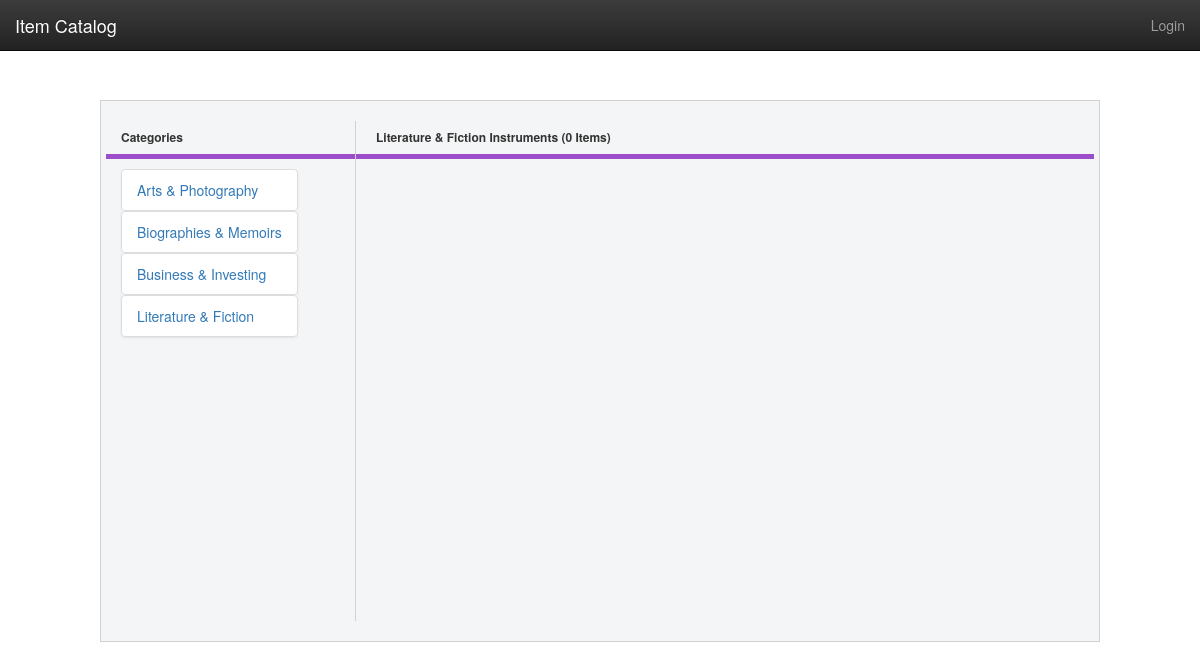
The app's page /catalog/4/items with its own data.
### database_setup.py (models this page shows, shortened)
class Category(Base):
    __tablename__ = 'category'
    id = Column(Integer, primary_key=True)
    name = Column(String(80), nullable=False)
    user_id = Column(Integer, ForeignKey('user.id'))
    user = relationship(User)

### application.py (the view)
@app.route('/catalog/<int:catalog_id>')
@app.route('/catalog/<int:catalog_id>/items')
def showCategory(catalog_id):
    categories = session.query(Category).all()
    category = session.query(Category).filter_by(id=catalog_id).first()
    categoryName = category.name
    categoryItems = session.query(
        CategoryItem
        ).filter_by(category_id=catalog_id).all()
    categoryItemsCount = session.query(
        CategoryItem
        ).filter_by(category_id=catalog_id).count()
    return render_template(
        'category.html',
        categories=categories,
        categoryItems=categoryItems,
        categoryName=categoryName,
        categoryItemsCount=categoryItemsCount
        )

### templates/category.html (shortened to what this page needs)
{% extends "index.html" %}
{% block content %}
	<div class="row">
		<div class="col-sm-3 col-md-2 sidebar categories" style="min-width: 250px; min-height: 500px;"">
			<div class="categories__list">
				<h6 class="list__header">
					<span class="header__title">Categories</span>
					<span class="header__bar"></span>
				</h6>
				<ul class="list-group" style="display: inline-block;">
					{% for category in categories %}
						<a href="{{url_for('showCategory', catalog_id = category.id )}}">
							<li class="items__item list-group-item">
								<span class="item__name">{{category.name}}</span>
							</li>
						</a>
					{% endfor %}
				</ul>
			</div>
		</div>
		<div class="column column-25">
			<div class="category-items__list">
				<h6 class="list__header">
					<span class="header__title">{{categoryName}} Instruments ({{categoryItemsCount}} Items)</span>
					<span class="header__bar"></span>
				</h6>
			</div>
		</div>
	</div>
{% endblock %}

### static/style.css (style rules this page uses)
ul { list-style-type: none; }
@media (min-width: 40.0rem) { .categories { border-right: .1rem solid #d1d1d1; margin-right: 2rem; } }
.list__header .header__title { font-weight: 700; margin-bottom: 1rem; display: block; text-transform: capitalize; }
.list__header .header__bar { border-bottom: .5rem solid #9b4dca; height: .1rem; display: block; }
.items__item .item__name { text-transform: capitalize; }

### records on screen
Category: name "Arts & Photography"
Category: name "Biographies & Memoirs"
Category: name "Business & Investing"
Category: name "Literature & Fiction"

### other values on screen
{{ categoryItemsCount }} "0"
